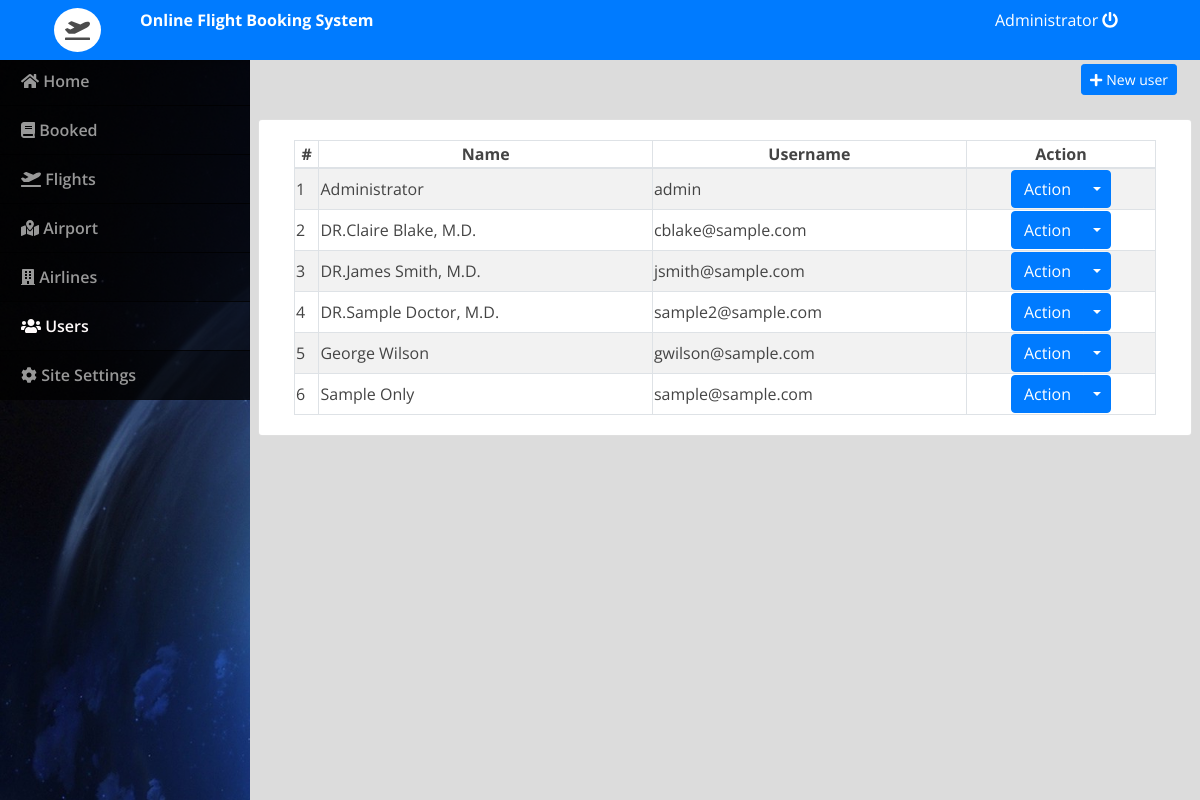
Page /admin/index.php?page=users (signed in) on the committed database.
### tables this page shows
CREATE TABLE `users` (
  `id` int(30) NOT NULL,
  `doctor_id` int(30) NOT NULL,
  `name` varchar(200) NOT NULL,
  `address` text NOT NULL,
  `contact` text NOT NULL,
  `username` varchar(100) NOT NULL,
  `password` varchar(200) NOT NULL,
  `type` tinyint(1) NOT NULL DEFAULT 2 COMMENT '1=admin , 2 = doctor,3=patient'
);

### admin/users.php (the view, shortened to what this page needs)
<div class="container-fluid">
	<div class="row">
	<div class="col-lg-12">
			<button class="btn btn-primary float-right btn-sm" id="new_user"><i class="fa fa-plus"></i> New user</button>
	</div>
	</div>
	<br>
	<div class="row">
		<div class="card col-lg-12">
			<div class="card-body">
				<table class="table-striped table-bordered col-md-12">
			<thead>
				<tr>
					<th class="text-center">#</th>
					<th class="text-center">Name</th>
					<th class="text-center">Username</th>
					<th class="text-center">Action</th>
				</tr>
			</thead>
			<tbody>
				<?php
 					include 'db_connect.php';
 					$users = $conn->query("SELECT * FROM users order by name asc");
 					$i = 1;
 					while($row= $users->fetch_assoc()):
				 ?>
				 <tr>
				 	<td>
				 		<?php echo $i++ ?>
				 	</td>
				 	<td>
				 		<?php echo $row['name'] ?>
				 	</td>
				 	<td>
				 		<?php echo $row['username'] ?>
				 	</td>
				 	<td>
				 		<center>
								<div class="btn-group">
								  <button type="button" class="btn btn-primary">Action</button>
								  <button type="button" class="btn btn-primary dropdown-toggle dropdown-toggle-split" data-toggle="dropdown" aria-haspopup="true" aria-expanded="false">
								  </button>
								</div>
								</center>
				 	</td>
				 </tr>
				<?php endwhile; ?>
			</tbody>
		</table>
			</div>
		</div>
	</div>
</div>

### admin/assets/css/style.css (style rules this page uses)
body { font-family: "Open Sans", sans-serif; color: #444444; width: 100%; height: calc(100%); }

### admin/index.php (style rules this page uses)
body { background: #80808045; }

### rows in the picture
users: name "Administrator", username "admin"
users: name "DR.Claire Blake, M.D.", username "cblake@sample.com"
users: name "DR.James Smith, M.D.", username "jsmith@sample.com"
users: name "DR.Sample Doctor, M.D.", username "sample2@sample.com"
users: name "George Wilson", username "gwilson@sample.com"
users: name "Sample Only", username "sample@sample.com"

### other values in the picture
$_SESSION['login_name'] "Administrator"
